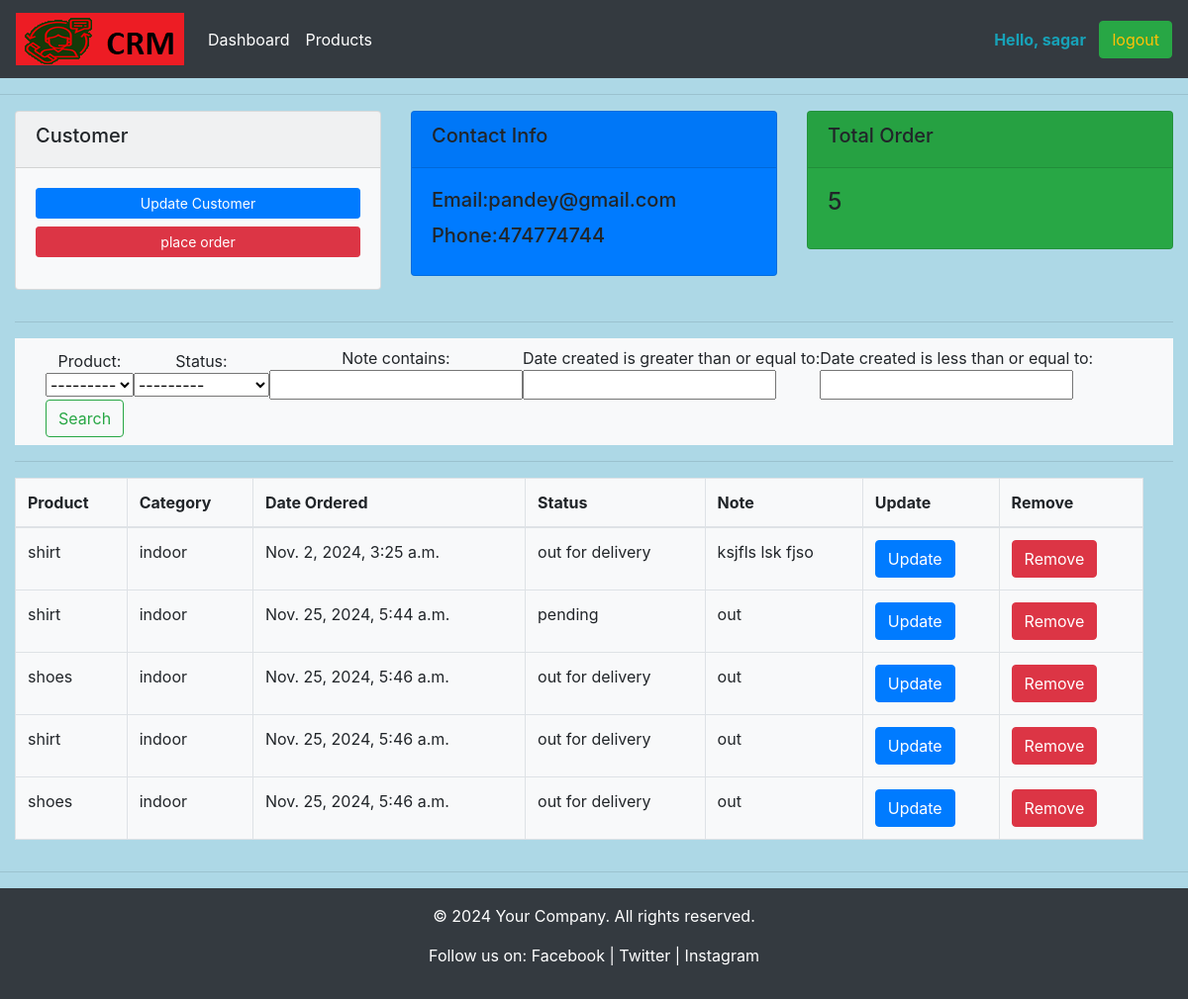
The page /customer/3/ (signed in) on the database its author committed.
### accounts/models.py (models this page shows, shortened)
class Customer(models.Model):
    name = models.CharField(max_length=200, null=True)
    phone = models.CharField(max_length=200, null=True)
    email = models.CharField(max_length=200, null=True)
    date_created = models.DateTimeField(auto_now_add=True)

class Order(models.Model):
    STATUS = (
        ('pending', 'pending'),
        ('out for delivery', 'out for delivery'),
        ('delivered', 'delivered'),
    )
    customer = models.ForeignKey(Customer, null=True, on_delete=models.SET_NULL)
    product = models.ForeignKey(Product, null=True, on_delete=models.SET_NULL)
    date_created = models.DateTimeField(auto_now_add=True)
    status = models.CharField(max_length=200, null=True, choices=STATUS)
    note = models.CharField(max_length=200, null=True)

class Product(models.Model):
    name = models.CharField(max_length=200, null=True)
    price = models.FloatField(null=True)
    CATEGORY = (
        ('indoor', 'indoor'),
        ('outdoor', 'outdoor'),
    )
    category = models.CharField(choices=CATEGORY, max_length=200, null=True)
    description = models.TextField(max_length=200, null=True, blank=True)
    date_created = models.DateTimeField(auto_now_add=True, null=True)
    tag = models.ManyToManyField(Tag)
    def __str__(self):
        return self.name

### accounts/views.py (the view)
# urls.py: path('customer/<str:pk>/', views.customer, name="customer"),
@login_required(login_url='login')
def customer(request, pk):
    customer = Customer.objects.get(id=pk)
    orders = customer.order_set.all()
    ordercount = orders.count()
    myFilter = OrderFilter(request.GET, queryset=orders)
    orders = myFilter.qs
    context = {
        'myFilter': myFilter,
        'customer': customer,
        'orders': orders,
        'ordercount': ordercount,
    }
    return render(request, 'accounts/customer.html', context)

### templates/accounts/customer.html
{% extends 'accounts/main.html' %}
{% block content %}
<div class="row">
    <div class="col-md-4">
        <div class="card bg-light mb-3">
            <div class="card-header">
                <h5> Customer</h5>
            </div>
            <div class="card-body">
                <h3 class="card-title">
                    <button type="button" class="btn btn-primary btn-sm btn-block">Update Customer</button>
                    <a href="{% url 'create_order' customer.pk %}" class="btn btn-danger btn-sm btn-block">place order</a>
                </h3>
            </div>
        </div>
    </div>
    <div class="col-md-4">
        <div class="card text-red bg-primary mb-3">
            <div class="card-header">
                <h5>Contact Info</h5>
            </div>
            <div class="card-body">
                <h5 class="card-title">Email:{{ customer.email }} </h5>
                <h5>Phone:{{ customer.phone}} </h5>
            </div>
        </div>
    </div>
    <div class="col-md-4">
        <div class="card text-red bg-success mb-3">
            <div class="card-header">
                <h5>Total Order</h5>
            </div>
            <div class="card-body">
                <h4 class="card-title"> {{ ordercount }}</h4>
            </div>
        </div>
    </div>
</div>
<hr>
<nav class="navbar navbar-expand-lg navbar-light bg-light">
    <div class="col-md-12" id="navbarSupportedContent">
        <form class="form-inline my-2 my-lg-0" method="get">
            {{myFilter.form}}
            <button class="btn btn-outline-success my-2 my-sm-0" type="submit">Search</button>
        </form>
    </div>
</nav>
<hr>
<div class="row col-sm-12">
    <table class="table table-bordered bg-light">
        <thead>
        <tr>
            <th scope="col">Product</th>
            <th scope="col">Category</th>
            <th scope="col">Date Ordered</th>
            <th scope="col">Status</th>
             <th scope="col">Note</th>
            <th scope="col">Update</th>
            <th scope="col">Remove</th>
        </tr>
        </thead>
        <tbody>
        {% for order in orders %}
        <tr>
            <td>{{order.product}}</td>
            <td>{{order.product.category}}</td>
            <td>{{order.date_created}}</td>
            <td>{{order.status}}</td>
            <td>{{order.note}}</td>
            <td><a href="{% url 'update_order' order.pk %}"><button type="button" class="btn btn-primary">Update</button></a></td>
            <td><a href="{% url 'delete_order' order.pk %}"><button type="button" class="btn btn-danger">Remove</button></a></td>
        </tr>
        {% endfor %}
        </tbody>
    </table>
</div>
{% endblock %}

### templates/accounts/navbar.html (shortened to what this page needs)
{% load static%}
<nav class="navbar navbar-expand-lg navbar-dark bg-dark">
    <img class="navbar-brand" src="{% static '/images/logo.png'%}" alt="logo.png"></a>
    <div class="collapse navbar-collapse" id="navbarSupportedContent">
        <ul class="navbar-nav mr-auto">
            <li class="nav-item active">
                <a class="nav-link" href="{% url 'home' %}">Dashboard </a>
            </li>
            <li class="nav-item active">
                <a class="nav-link" href="{% url 'product' %}">Products</a>
            </li>
        </ul>
      <strong class="text-info"> Hello, {{request.user}}</strong>&nbsp&nbsp&nbsp
            <a href="{% url 'logout' %}" class="btn btn-success text-warning">logout</a>
    </div>
</nav>

### static/css/main.css (style rules this page uses)
body { background-color: lightblue; }

### rows shown on the page
Customer: email "pandey@gmail.com", phone "474774744"
Order: product "shirt", product.category "indoor", date_created "Nov. 2, 2024, 3:25 a.m.", status "out for delivery", note "ksjfls lsk fjso"
Order: product "shirt", product.category "indoor", date_created "Nov. 25, 2024, 5:44 a.m.", status "pending", note "out"
Order: product "shoes", product.category "indoor", date_created "Nov. 25, 2024, 5:46 a.m.", status "out for delivery", note "out"
Order: product "shirt", product.category "indoor", date_created "Nov. 25, 2024, 5:46 a.m.", status "out for delivery", note "out"
Order: product "shoes", product.category "indoor", date_created "Nov. 25, 2024, 5:46 a.m.", status "out for delivery", note "out"

### other values the page prints
{{ request.user }} "sagar"
{{ ordercount }} "5"
